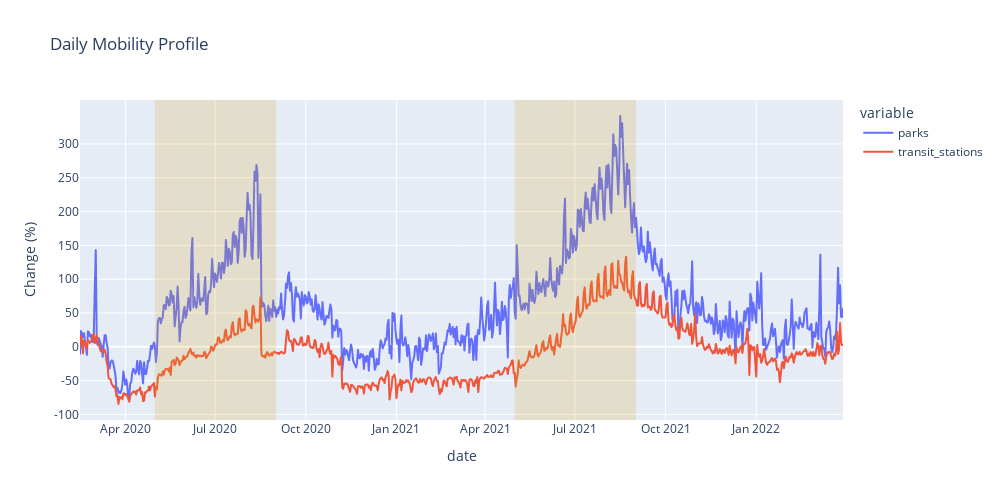

Notebook code for this chart:
### Code cell
tickvals = range(-100, 350, 50)

fig = px.line(
    data_frame=google,
    x="date",
    y=skewed_cols,
    width=PLOT_WIDTH,
    height=PLOT_HEIGHT,
    title="Daily Mobility Profile ",
    labels=dict(value="Change (%)"),
)
fig.add_vrect(
    x0=datetime.datetime(2020, 5, 1),
    x1=datetime.datetime(2020, 9, 1),
    fillcolor="goldenrod",
    opacity=0.2,
    line_width=0,
)
fig.add_vrect(
    x0=datetime.datetime(2021, 5, 1),
    x1=datetime.datetime(2021, 9, 1),
    fillcolor="goldenrod",
    opacity=0.2,
    line_width=0,
)

fig.update_yaxes(tickmode="array", tickvals=list(tickvals), ticktext=list(tickvals))
fig.for_each_annotation(
    lambda a: a.update(
        text=f'{helper.TITLES[google.columns.get_loc(a.text.split("=")[-1]) - 1]}'
    )
)
fig.show()
fig.write_image("../plots/Skewed Features (Line)(Google).png")

### Figure 1 — Plotly figure (JSON) as saved in the notebook; plotly's stock layout.template omitted (floating-point values rounded to 4 significant figures; data arrays with more than 128 entries replaced by an {"elided": "..."} marker saying what was removed)
{"data": [{"hovertemplate": "variable=parks<br>date=%{x}<br>Change (%)=%{y}<extra></extra>", "legendgroup": "parks", "line": {"color": "#636efa", "dash": "solid"}, "marker": {"symbol": "circle"}, "mode": "lines", "name": "parks", "showlegend": true, "type": "scattergl", "x": {"elided": "775 str values"}, "xaxis": "x", "y": {"elided": "775 float values"}, "yaxis": "y"}, {"hovertemplate": "variable=transit_stations<br>date=%{x}<br>Change (%)=%{y}<extra></extra>", "legendgroup": "transit_stations", "line": {"color": "#EF553B", "dash": "solid"}, "marker": {"symbol": "circle"}, "mode": "lines", "name": "transit_stations", "showlegend": true, "type": "scattergl", "x": {"elided": "775 str values"}, "xaxis": "x", "y": {"elided": "775 float values"}, "yaxis": "y"}], "layout": {"height": 500, "legend": {"title": {"text": "variable"}, "tracegroupgap": 0}, "shapes": [{"fillcolor": "goldenrod", "line": {"width": 0}, "opacity": 0.2, "type": "rect", "x0": "2020-05-01T00:00:00", "x1": "2020-09-01T00:00:00", "xref": "x", "y0": 0, "y1": 1, "yref": "y domain"}, {"fillcolor": "goldenrod", "line": {"width": 0}, "opacity": 0.2, "type": "rect", "x0": "2021-05-01T00:00:00", "x1": "2021-09-01T00:00:00", "xref": "x", "y0": 0, "y1": 1, "yref": "y domain"}], "title": {"text": "Daily Mobility Profile "}, "width": 1000, "xaxis": {"anchor": "y", "domain": [0, 1], "title": {"text": "date"}}, "yaxis": {"anchor": "x", "domain": [0, 1], "tickmode": "array", "ticktext": [-100, -50, 0, 50, 100, 150, 200, 250, 300], "tickvals": [-100, -50, 0, 50, 100, 150, 200, 250, 300], "title": {"text": "Change (%)"}}}}
